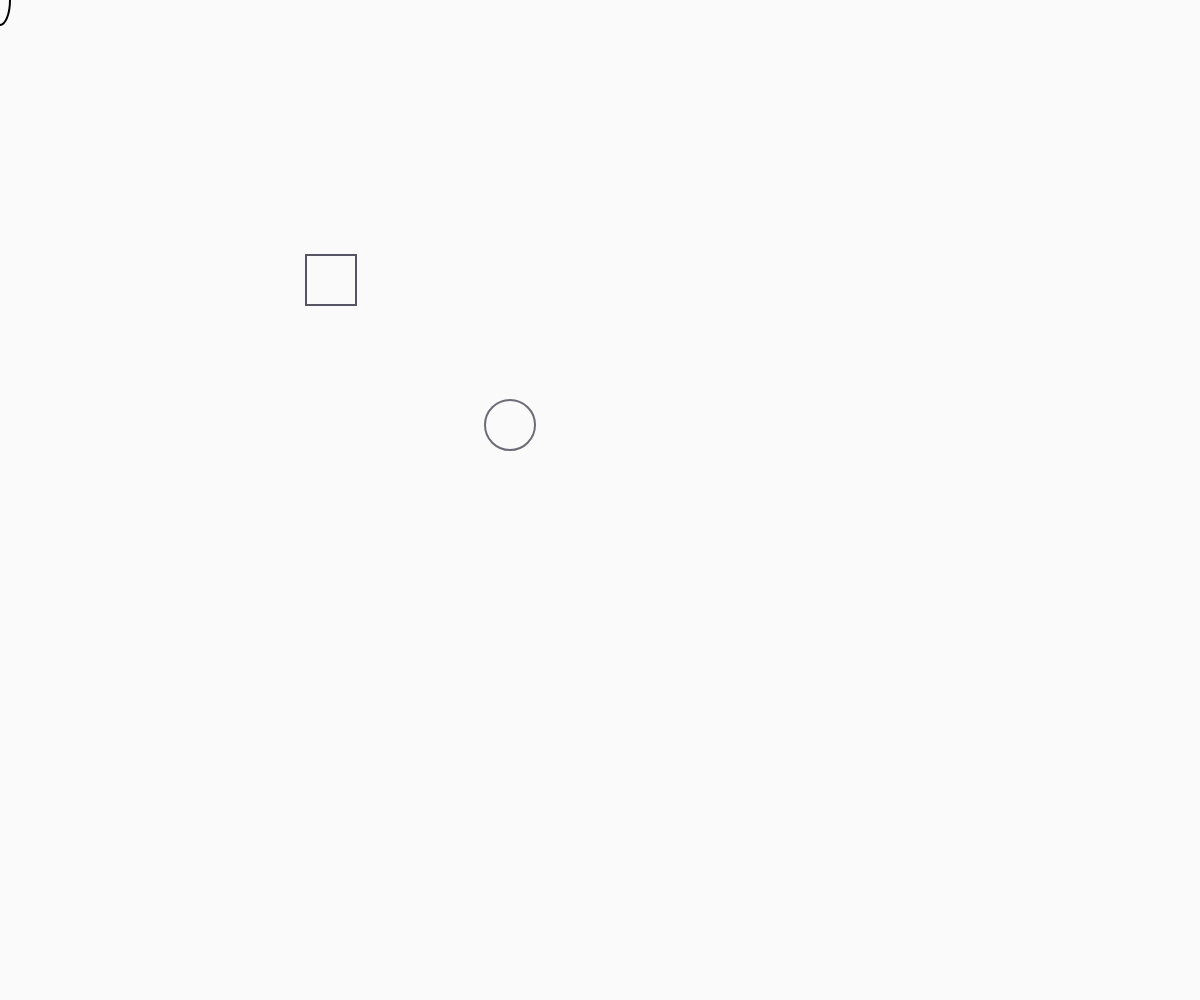
Frame 1 (no input)
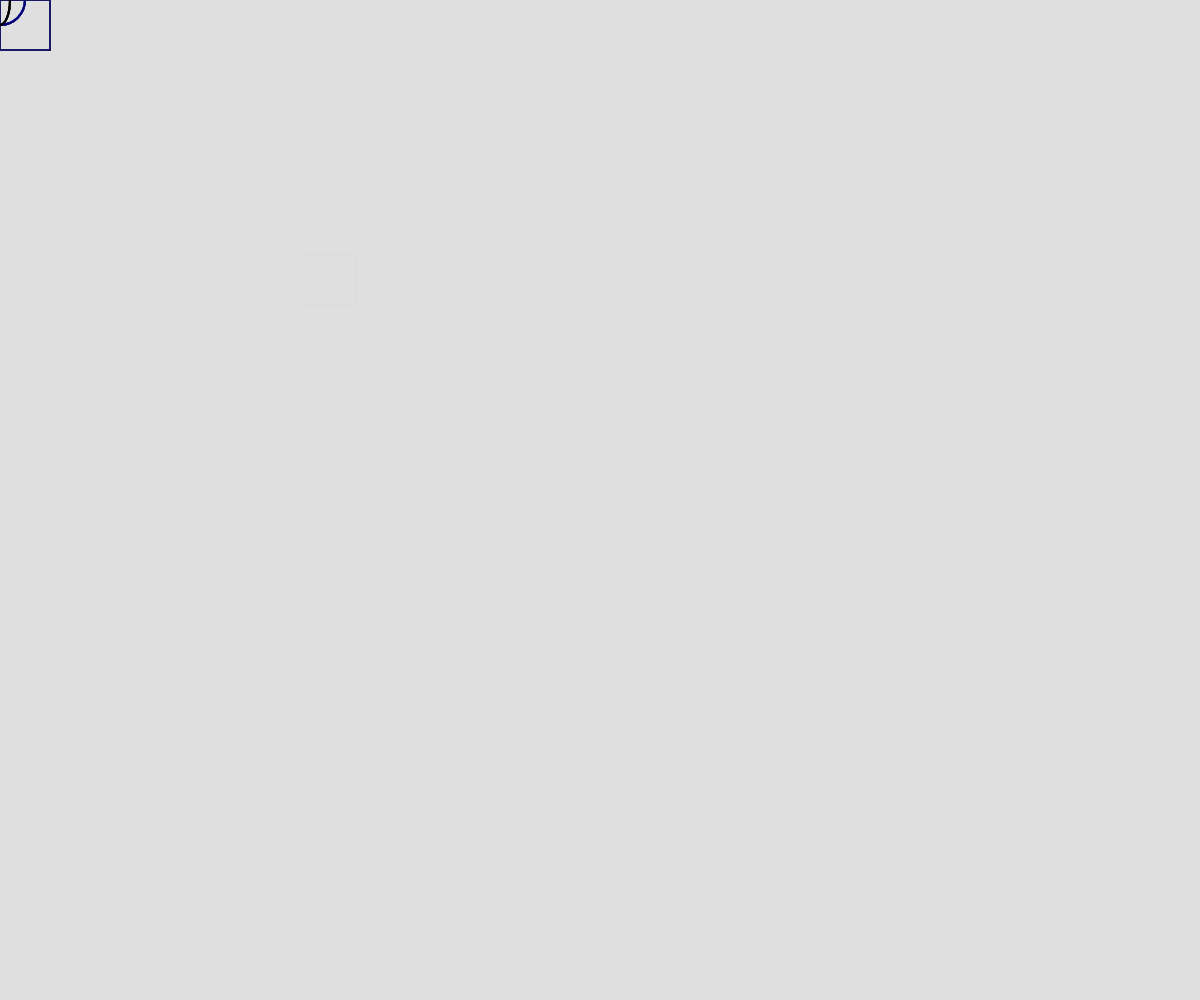
Frame 60 (no input)
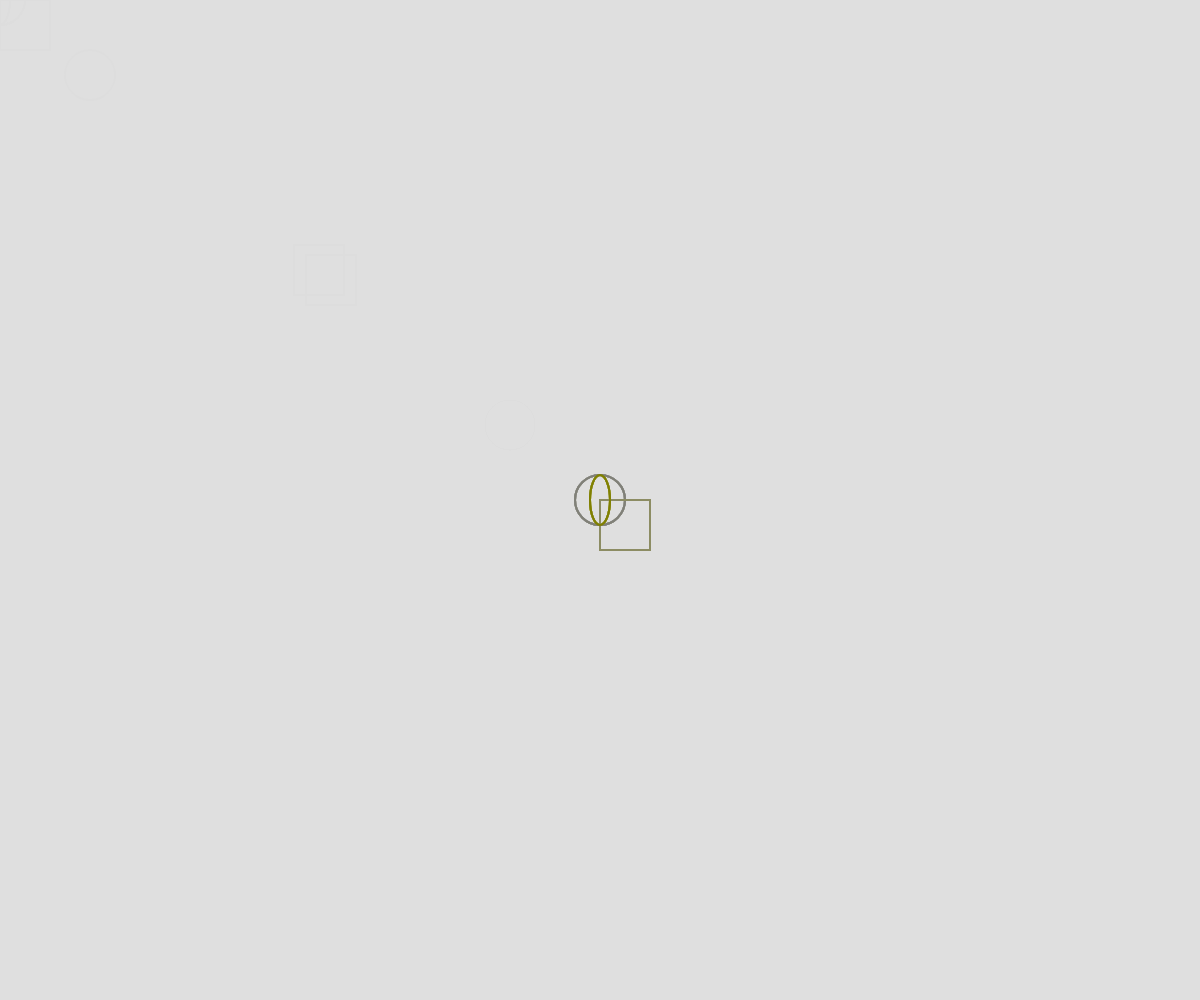
Frame 120 (the mouse pressed at the canvas centre since frame 60)

The p5.js sketch that drew these frames (run headless with seeded random() and noise() and a simulated clock; from frame 60 on, the mouse is pressed at the canvas centre):

// p5.js sketch
// ── sketch.js
// mousewheel, map, lerp
// Ryder martin
// 2/26/2026

//global variables
let x,y;
let diameter = 50;

function setup() {
  createCanvas(windowWidth, windowHeight);
  x = width/2; y = height/2;
  noFill();
  strokeWeight(2);
}



function draw() {
  background(220,40);
  circleChallenge();
  challengeShapeOne();
  challengeShapeTwo();
}


function mouseWheel(event){
  //negative scroll up
  //postive scroll down
  print(event.delta);
  if(event.delta<0){
    diameter += 5;
  }
  else{
    diameter = max(5, diameter -5);
  }
}

function circleChallenge(){
  x=lerp(x, mouseX, 0.15);
  y=lerp(y, mouseY, 0.15);
  // line(x,y,mouseX,mouseY);

  let r=map(x,0, width,0,255);
  let g=map(y,0,height,0,255);
  let b=120
  stroke(r,g,b);

  circle(x,y,diameter);
}

function challengeShapeOne(){
  x=lerp(x,mouseX,0.40);
  y=lerp(y,mouseY,0.40);
  let r=map(x,0,width,25,255);
  let g=map(y,0,height,25,255);
  let b=99
  stroke(r,g,b);

  rect(x,y,diameter,diameter);
}

function challengeShapeTwo(){
  x=lerp(x,mouseX,1);
  y=lerp(y,mouseY,1);
  let r=map(x,0,width,0,255);
  let g=map(y,0,height,0,255);
  let b=1
  stroke(r,g,b);

  ellipse(x,y,20,diameter);
}
